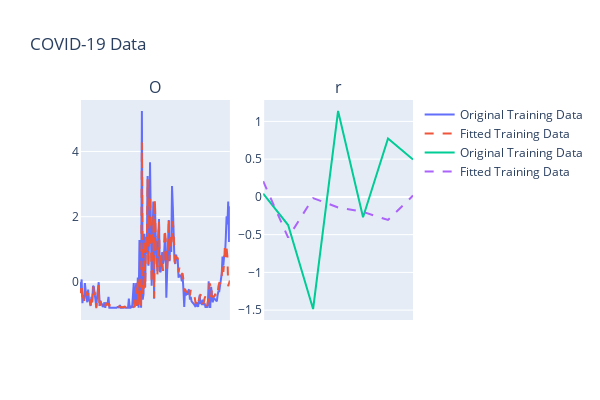

Notebook code cell kept with this figure:
### Code cell
#@title visualization the result
import numpy as np
import plotly.graph_objects as go
from plotly.subplots import make_subplots

y_pred_train = lstm_model.predict(X_train_seq).reshape(-1,1)
y_pred_test = lstm_model.predict(X_test_seq).reshape(-1,1)

num_dates = len(df['Date'])
step = max(1, num_dates // 15)
display_dates = df['Date'][::step]

# Create subplots
fig = make_subplots(
    rows=1, cols=2,
    subplot_titles=("Original Training Data"),
    shared_xaxes=True
)

# Add training data traces
fig.add_trace(go.Scatter(x=np.arange(len(X_train) - sequence_length + 1), y=y_train_seq.flatten(), mode='lines', name='Original Training Data'), row=1, col=1)
fig.add_trace(go.Scatter(x=np.arange(len(X_train) - sequence_length + 1), y=y_pred_train.flatten(), mode='lines', name='Fitted Training Data', line=dict(dash='dash')), row=1, col=1)

# Add testing data traces
fig.add_trace(go.Scatter(x=np.arange(len(X_test) - sequence_length + 1), y=y_test_seq.flatten(), mode='lines', name='Original Training Data'), row=1, col=2)
fig.add_trace(go.Scatter(x=np.arange(len(X_test) - sequence_length + 1), y=y_pred_test.flatten(), mode='lines', name='Fitted Training Data', line=dict(dash='dash')), row=1, col=2)

# Update layout
fig.update_layout(
    height=400, width=600,
    title_text="COVID-19 Data",
    hovermode='x unified'
)

for i in range(1, 2):
    for j in range(1, 3):
        fig.update_xaxes(
            tickvals=display_dates,
            tickformat="%b %d\n%Y",
            tickangle=45,
            row=i, col=j
        )

# Show the plot
fig.show()

### Figure 1 — Plotly figure (JSON) as saved in the notebook; plotly's stock layout.template omitted (floating-point values rounded to 4 significant figures; data arrays with more than 128 entries replaced by an {"elided": "..."} marker saying what was removed)
{"data": [{"mode": "lines", "name": "Original Training Data", "type": "scatter", "x": {"elided": "186 int values"}, "xaxis": "x", "y": {"elided": "185 float values"}, "yaxis": "y"}, {"line": {"dash": "dash"}, "mode": "lines", "name": "Fitted Training Data", "type": "scatter", "x": {"elided": "186 int values"}, "xaxis": "x", "y": {"elided": "185 float values"}, "yaxis": "y"}, {"mode": "lines", "name": "Original Training Data", "type": "scatter", "x": [0, 1, 2, 3, 4, 5, 6, 7], "xaxis": "x2", "y": [0.04342, -0.3734, -1.485, 1.138, -0.2692, 0.7728, 0.495], "yaxis": "y2"}, {"line": {"dash": "dash"}, "mode": "lines", "name": "Fitted Training Data", "type": "scatter", "x": [0, 1, 2, 3, 4, 5, 6, 7], "xaxis": "x2", "y": [0.2081, -0.5388, -0.01656, -0.1396, -0.199, -0.3059, 0.0172], "yaxis": "y2"}], "layout": {"annotations": [{"font": {"size": 16}, "showarrow": false, "text": "O", "x": 0.225, "xanchor": "center", "xref": "paper", "y": 1, "yanchor": "bottom", "yref": "paper"}, {"font": {"size": 16}, "showarrow": false, "text": "r", "x": 0.775, "xanchor": "center", "xref": "paper", "y": 1, "yanchor": "bottom", "yref": "paper"}], "height": 400, "hovermode": "x unified", "title": {"text": "COVID-19 Data"}, "width": 600, "xaxis": {"anchor": "y", "domain": [0, 0.45], "tickangle": 45, "tickformat": "%b %d\n%Y", "tickvals": ["2021-04-05T00:00:00", "2021-04-18T00:00:00", "2021-05-01T00:00:00", "2021-05-14T00:00:00", "2021-05-27T00:00:00", "2021-06-09T00:00:00", "2021-06-22T00:00:00", "2021-07-05T00:00:00", "2021-07-18T00:00:00", "2021-07-31T00:00:00", "2021-08-13T00:00:00", "2021-08-26T00:00:00", "2021-09-08T00:00:00", "2021-09-21T00:00:00", "2021-10-04T00:00:00", "2021-10-17T00:00:00"]}, "xaxis2": {"anchor": "y2", "domain": [0.55, 1], "tickangle": 45, "tickformat": "%b %d\n%Y", "tickvals": ["2021-04-05T00:00:00", "2021-04-18T00:00:00", "2021-05-01T00:00:00", "2021-05-14T00:00:00", "2021-05-27T00:00:00", "2021-06-09T00:00:00", "2021-06-22T00:00:00", "2021-07-05T00:00:00", "2021-07-18T00:00:00", "2021-07-31T00:00:00", "2021-08-13T00:00:00", "2021-08-26T00:00:00", "2021-09-08T00:00:00", "2021-09-21T00:00:00", "2021-10-04T00:00:00", "2021-10-17T00:00:00"]}, "yaxis": {"anchor": "x", "domain": [0, 1]}, "yaxis2": {"anchor": "x2", "domain": [0, 1]}}}
